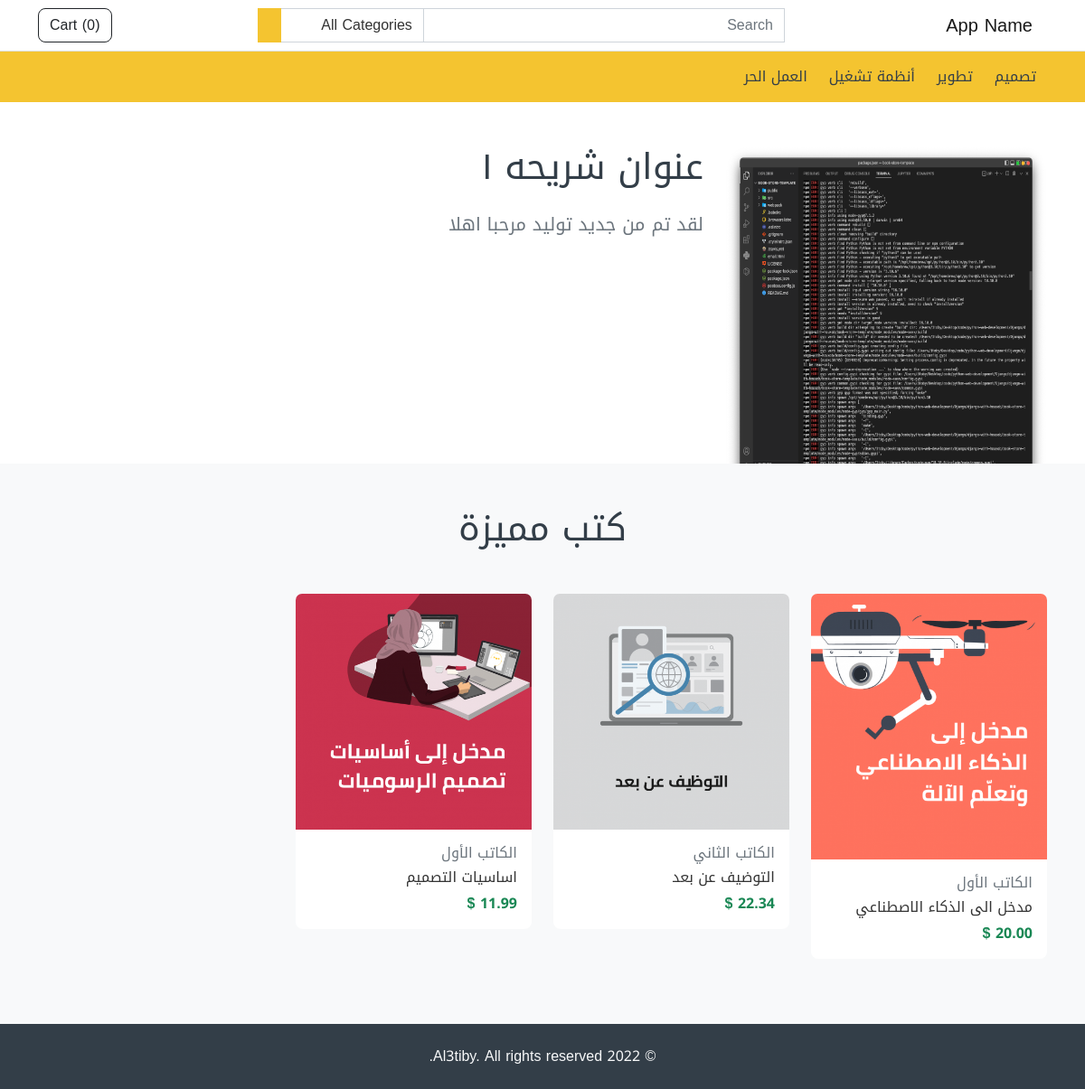
The page / on the database its author committed.
### store/models.py (models this page shows, shortened)
class Category(models.Model):
    name = models.CharField(max_length=255, unique=True)
    featured = models.BooleanField(default=False)
    order = models.IntegerField(default=1)
    created_at = models.DateTimeField(auto_now_add=True)
    updated_at = models.DateTimeField(auto_now=True)

class Slider(models.Model):
    title = models.CharField(max_length=255)
    subtitle = models.TextField(max_length=255)
    image = models.ImageField(null=True)
    order = models.IntegerField(default=1)
    created_at = models.DateTimeField(auto_now_add=True)
    updated_at = models.DateTimeField(auto_now=True)

class Product(models.Model):
    name = models.CharField(max_length=255)
    short_description = models.TextField(null=True)
    description = models.TextField(null=True)
    image = models.ImageField()
    pdf_file = models.FileField(null=True)
    price = models.FloatField()
    featured = models.BooleanField(default=False)
    created_at = models.DateTimeField(auto_now_add=True)
    updated_at = models.DateTimeField(auto_now=True)
    category = models.ForeignKey(Category, on_delete=models.PROTECT)
    author = models.ForeignKey(Author, on_delete=models.SET_NULL, null=True)

class Author(models.Model):
    name = models.CharField(max_length=255)
    bio = models.TextField(null=True)
    created_at = models.DateTimeField(auto_now_add=True)
    updated_at = models.DateTimeField(auto_now=True)

### store/views.py (the view)
# urls.py: path('', views.index, name='store.home'),
def index(request):
    products = Product.objects.select_related('author').filter(featured=True)
    slides = Slider.objects.order_by('order')
    return render(
        request, 'index.html',
        {
            'products': products,
            'slides': slides
        }
    )

### store/custom_context_processor.py (called while the page is built)
def store_website(request):
    cart = Cart.objects.filter(session=request.session.session_key).last()
    cart_total = 0
    cart_products = []
    if cart:
        cart_products = Product.objects.filter(pk__in=cart.items)
        for item in cart_products:
            cart_total += item.price
    categories = Category.objects.order_by('order')
    return {
        'categories': categories,
        'cart_products': cart_products,
        'cart_total': cart_total
    }

### store/templatetags/my_filters.py (called while the page is built)
def currency(amount):
    return '{:.2f}'.format(amount) + ' $'

### store/templates/index.html
{% extends 'base.html' %}
{% load i18n %}
{% load my_filters %}
{% block content %}
    {% include 'partials/slider.html' with slides=slides %}
    <div class="container my-5">
        <section>
            <div class="col-md-12 mb-5">
                <p class="h1 text-center text-secondary">كتب مميزة</p>
            </div>
            <div class="row">
                {% for product in products %}
                    <div class="col-md-3">
                        {% include 'common/product_card.html' with product=product %}
                    </div>
                {% endfor %}
            </div>
        </section>
    </div>
{% endblock %}

### store/templates/partials/header.html (shortened to what this page needs)
{% load i18n %}
<nav class="navbar navbar-expand-lg navbar-light bg-white border-bottom">
    <div class="container">
        <a class="navbar-brand" href="/">
            {% trans 'App Name' %}
        </a>
        <div class="collapse navbar-collapse mt-2 mt-lg-0" id="navbarSupportedContent">
            {% include 'partials/header_search.html' %}
            <ul class="navbar-nav my-2 my-lg-0">
                <li class="nav-item">
                    <a href="{% url 'store.cart' %}" class="btn btn-outline-dark" type="button">
                        {% trans 'Cart' %} (<span id="card-items-count">{{ cart_products|length }}</span>)
                    </a>
                </li>
            </ul>
        </div>
    </div>
</nav>
<nav class="navbar navbar-expand-lg navbar-light bg-primary">
    <div class="container">
        <div class="collapse navbar-collapse mt-2 mt-lg-0" id="navbarSupportedContent">
            <ul class="navbar-nav my-2 my-lg-0">
                {% for category in categories %}
                    <li class="nav-item">
                        <a class="nav-link mx-1" href="{% url 'store.category' category.id %}" role="button">
                            {{ category.name }}
                        </a>
                    </li>
                {% endfor %}
            </ul>
        </div>
    </div>
</nav>

### store/templates/partials/slider.html (shortened to what this page needs)
<div class="main-slider my-auto">
        <div class="swiper-wrapper">
            {% for slide in slides %}
                <div class="swiper-slide">
                    <div class="container pt-5">
                        <div class="row">
                            <div class="col-md-4 text-center d-none d-lg-block">
                                <img src="{{ slide.image.url }}" alt="{{ slide.title }}" class="img-fluid rounded" />
                            </div>
                            <div class="col-md-8">
                                <h1 class="text-secondary">
                                    {{ slide.title }}
                                </h1>
                                <blockquote class="blockquote mt-4">
                                <p class="text-muted">
                                    {{ slide.subtitle }}
                                </p>
                                </blockquote>
                            </div>
                        </div>
                    </div>
                </div>
        {% endfor %}
        </div>
</div>

### store/templates/common/product_card.html (shortened to what this page needs)
{% load i18n %}
{% load my_filters %}
<div class="product card mb-4">
    <img src="{{ product.image.url }}" class="card-img-top" alt="{{ product.name }}" />
    <div class="card-body">
        <h6 class="text-muted">{{ product.author.name }}</h6>
        <h6 class="card-title">{{ product.name }}</h6>
        <strong class="fw-bold text-success">{{ product.price|currency }}</strong>
    </div>
</div>

### rows shown on the page
Category: name "تصميم"
Category: name "تطوير"
Category: name "أنظمة تشغيل"
Category: name "العمل الحر"
Slider: image (picture), title "عنوان شريحه ١", subtitle "لقد تم من جديد توليد مرحبا اهلا"
Product: image (picture), author.name "الكاتب الأول", name "مدخل الى الذكاء الاصطناعي", price "20.00 $"
Product: image (picture), author.name "الكاتب الثاني", name "التوضيف عن بعد", price "22.34 $"
Product: image (picture), author.name "الكاتب الأول", name "اساسيات التصميم", price "11.99 $"

### other values the page prints
{{ cart_products|length }} "0"
